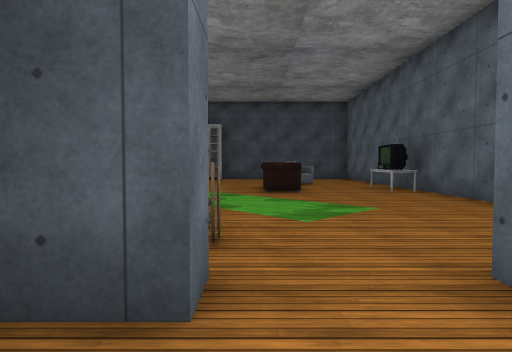
view 1 (above)

24 first-person views from a walk through a scene from a Unity 3-D project. The camera is 1.2 m above the floor, tilts 2° down and sees 75° across. The floor is counted in squares, 2 m on a side. Each view is taken from the middle of a square. On the plan, view 1 faces up. The plan holds only what a view shows up to about 10 squares ahead; the rest is blank. The place goes on beyond the plan. The player is left out. Some animated figures are not drawn. Door leaves are left out, so doorways stand open. Some surface patterns are stand-ins.

view 2
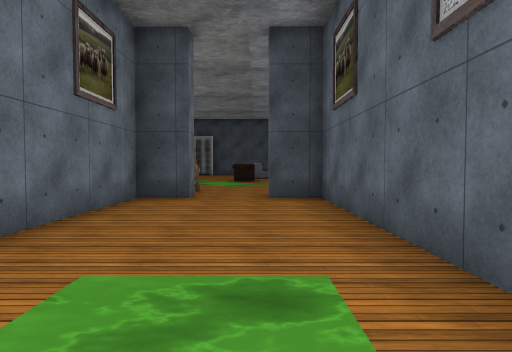

view 3
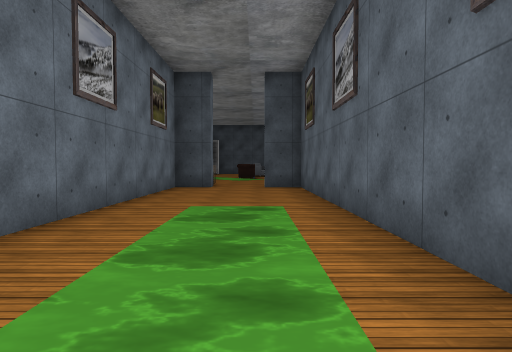

view 4
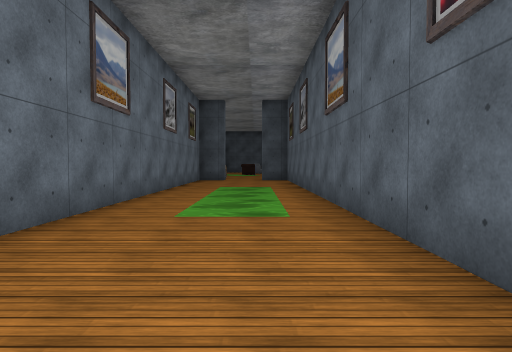

view 5
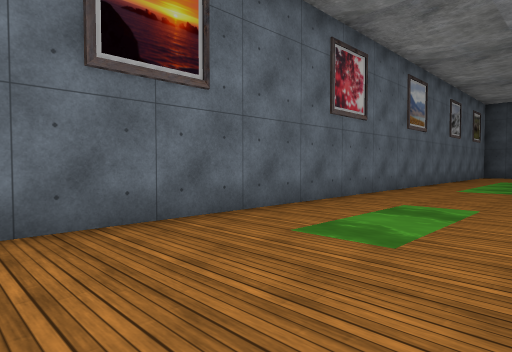

view 6
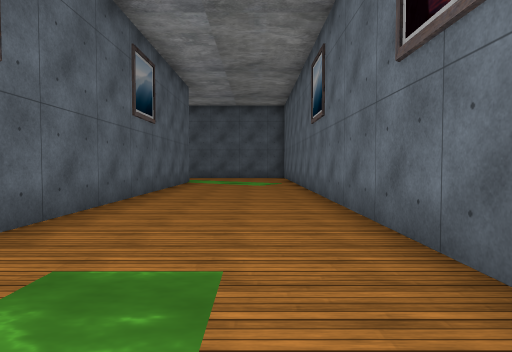

view 7
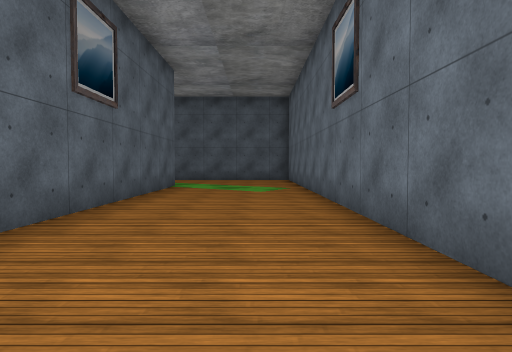

view 8
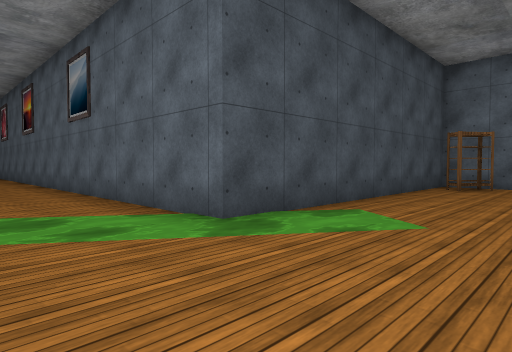

view 9
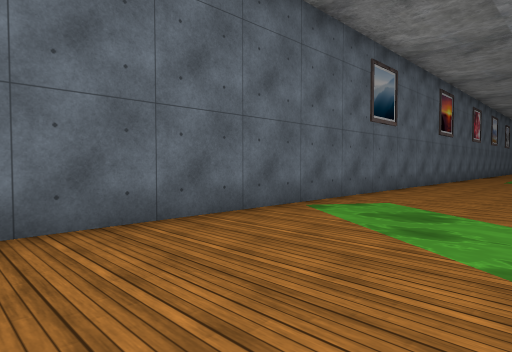

view 10
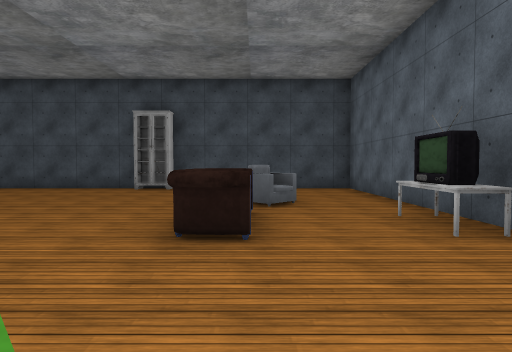

view 11
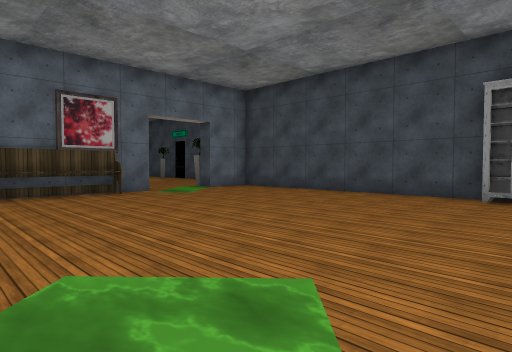

view 12
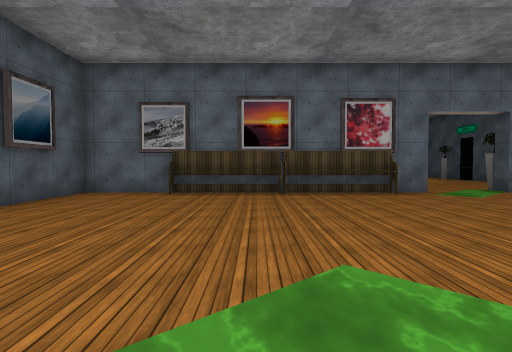

view 13
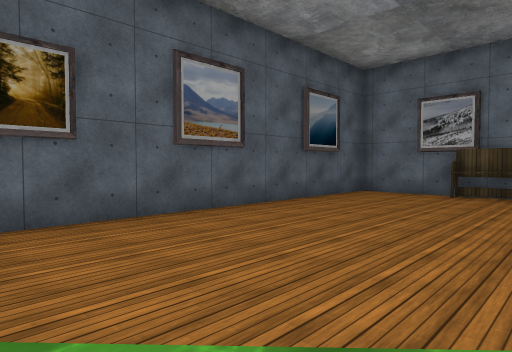

view 14
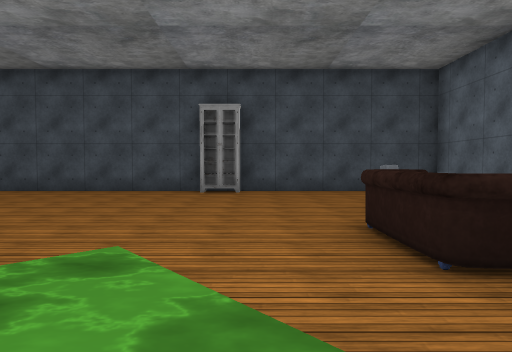

view 15
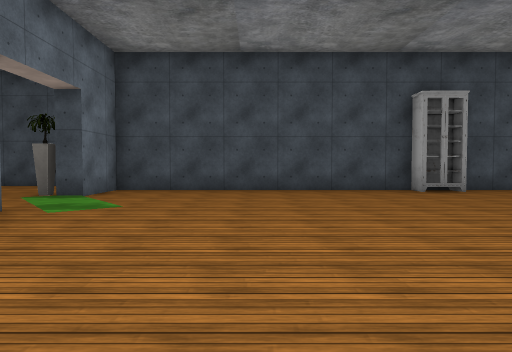

view 16
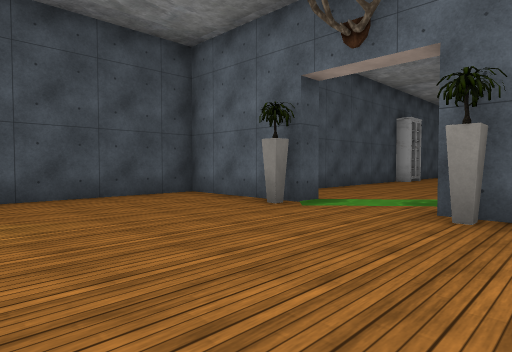

view 17
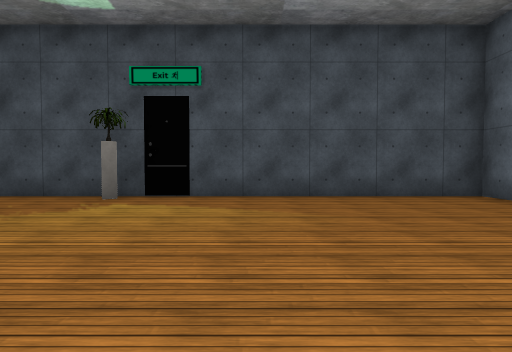

view 18
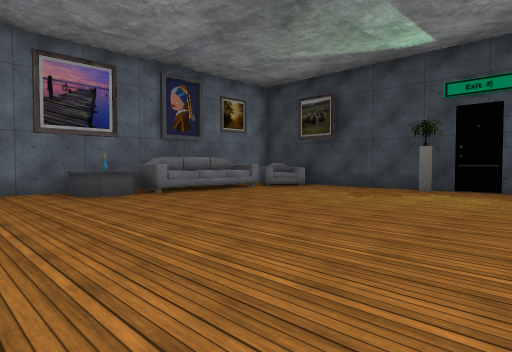

view 19
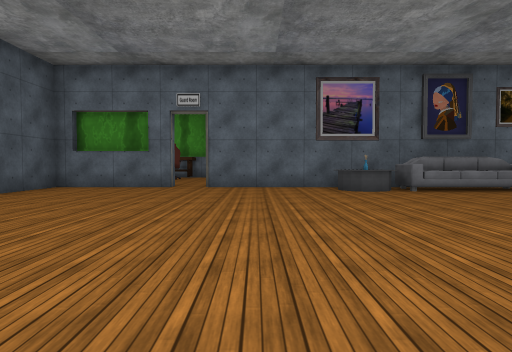

view 20
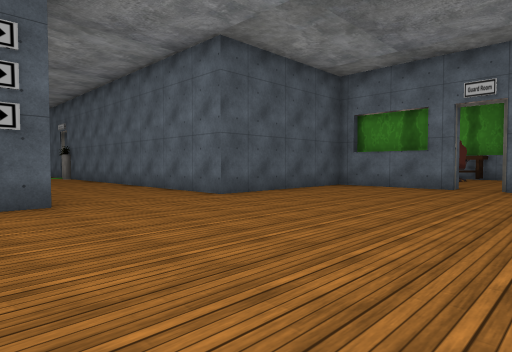

view 21
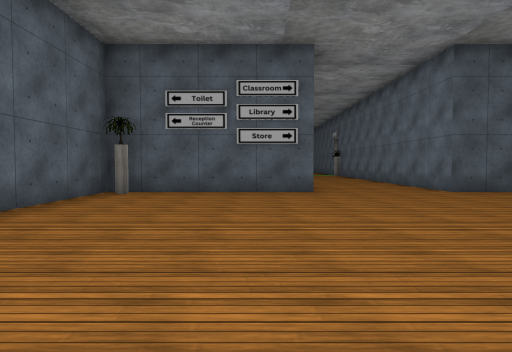

view 22
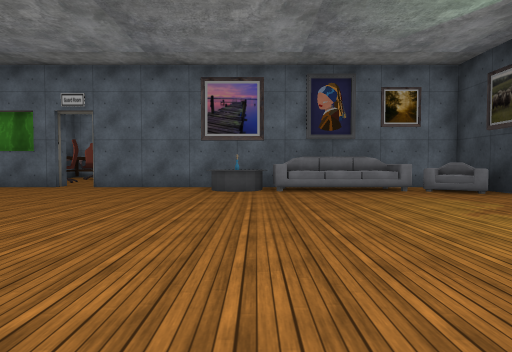

view 23
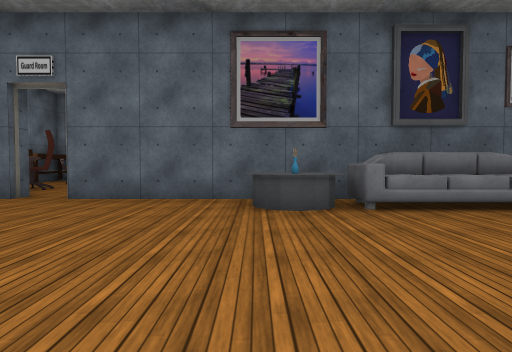

view 24
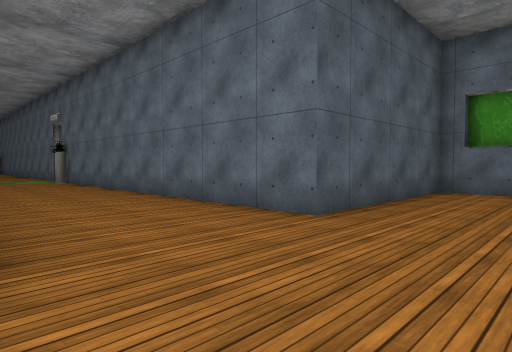

### Floor plan
Points are (right, up) in squares from view 1. A wall is a line through its corners. A room is listed if a view was taken in it or the views show most of it. See-through windows are left out.
Room 1 (views 1, 2, 3, 4, 5, 6, 7, 8, 9)
walls: (2.3, -10.5) (2.3, 1.2) (1.3, 1.2); (8.5, -23.3) (2.3, -23.3) (2.3, -14); (-0.2, 1.2) (-1.2, 1.2) (-1.2, -25.6)
ways out: opening at (0.5, 1) to room 2
objects: other object (8, -24)
Room 2 (views 10, 11, 12, 13, 14, 15, 16, 17, 18, 19, 20, 21, 22, 23, 24)
walls: (-9.2, 4.6) (-9.2, 1.8) (-1.5, 1.8); (-9.8, 2.5) (-9.8, 4.9); (-14.4, 1.8) (-10.5, 1.8); (-9.2, 10.4) (-9.2, 6.5); (-9.8, 13) (-9.8, 15.2) (-21.8, 15.2) (-21.8, 5.6); (-21.8, 4.8) (-21.8, 1.8) (-17.3, 1.8) (-17.3, -6.9); (-0.2, 1.8) (-0.2, 1.2); (1.3, 1.2) (1.3, 1.8); (3.8, 5.2) (3.8, 13.8) (-9.2, 13.8) (-9.2, 12.2) (-9.6, 12.2)
ways out: opening at (0.5, 1) to room 1; open door at (-22, 5); open door at (-8.5, 10); open door at (-8.5, 12)
objects: table (-21, 9); other object (-21, 10); other object (-21, 11) to (-21, 13); armchair (-20, 14); other object (-17, 15); other object (-10, 2); other object (-10, 10); other object (-10, 12); bench (-9, 5) to (-9, 6); bench (-9, 8); rack (-2, 14); other object (-1, 3); sofa (0, 7) to (1, 7); other object (1, 10); other object (3, 7); table (3, 8)

Where each view was taken, in squares from view 1:
view 1: 0 up, 0 right, facing up
view 2: 5 down, 1 right, facing up
view 3: 8 down, 1 right, facing up
view 4: 12 down, 1 right, facing up
view 5: 16 down, 2 right, facing up-left
view 6: 12 down, 0 right, facing down
view 7: 14 down, 0 right, facing down
view 8: 26 down, 0 right, facing up-right
view 9: 26 down, 2 right, facing up-left
view 10: 4 up, 1 right, facing up
view 11: 6 up, 1 left, facing up-left
view 12: 6 up, 1 left, facing left
view 13: 6 up, 1 left, facing down-left
view 14: 5 up, 1 left, facing up
view 15: 6 up, 6 left, facing up
view 16: 9 up, 14 left, facing up-right
view 17: 9 up, 14 left, facing up
view 18: 7 up, 14 left, facing up-left
view 19: 7 up, 13 left, facing left
view 20: 7 up, 13 left, facing down-left
view 21: 9 up, 13 left, facing down
view 22: 10 up, 13 left, facing left
view 23: 9 up, 16 left, facing left
view 24: 4 up, 14 left, facing down-left
